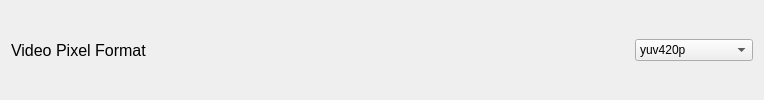
                                      <widget class="QWidget" name="widget_21" native="true">
                                       <layout class="QHBoxLayout" name="horizontalLayout_35">
                                        <item>
                                         <widget class="QLabel" name="encoderLabel_7">
                                          <property name="font">
                                           <font>
                                            <pointsize>12</pointsize>
                                           </font>
                                          </property>
                                          <property name="text">
                                           <string>Video Pixel Format</string>
                                          </property>
                                         </widget>
                                        </item>
                                        <item>
                                         <spacer name="horizontalSpacer_20">
                                          <property name="orientation">
                                           <enum>Qt::Orientation::Horizontal</enum>
                                          </property>
                                          <property name="sizeHint" stdset="0">
                                           <size>
                                            <width>469</width>
                                            <height>20</height>
                                           </size>
                                          </property>
                                         </spacer>
                                        </item>
                                        <item>
                                         <widget class="QLabel" name="label_58">
                                          <property name="maximumSize">
                                           <size>
                                            <width>25</width>
                                            <height>25</height>
                                           </size>
                                          </property>
                                          <property name="toolTip">
                                           <string>&lt;html&gt;&lt;head/&gt;&lt;body&gt;&lt;p&gt;&lt;span style=&quot; font-weight:700;&quot;&gt;Pixel Format&lt;/span&gt;&lt;/p&gt;&lt;p&gt;- D&lt;span style=&quot; font-family:'Droid Sans Mono','monospace','monospace'; font-size:9pt; color:#cccccc;&quot;&gt;efines how color information is stored for each pixel in a video frame.&lt;/span&gt;&lt;/p&gt;&lt;p&gt;&lt;span style=&quot; font-family:'Droid Sans Mono','monospace','monospace'; font-size:9pt; color:#cccccc;&quot;&gt;- yuv420p: Most common, removes the most information. &lt;/span&gt;(&lt;span style=&quot; font-weight:700;&quot;&gt;mkv, mp4, mov, avi, webm&lt;/span&gt;)&lt;/p&gt;&lt;p&gt;&lt;span style=&quot; font-family:'Droid Sans Mono','monospace','monospace'; font-size:9pt; color:#cccccc;&quot;&gt;- yuv422p: In between 420p and 444p. &lt;/span&gt;(&lt;span style=&quot; font-weight:700;&quot;&gt;mkv, mov, mp4&lt;/span&gt;)&lt;/p&gt;&lt;p&gt;&lt;span style=&quot; font-family:'Droid Sans Mono','monospace','monospace'; font-size:9pt; color:#cccccc;&quot;&gt;- yuv444p: Keeps the most information. &lt;/span&gt;(&lt;span style=&quot; font-weight:700;&quot;&gt;mkv, mov, mp4&lt;/span&gt;)&lt;br/&gt;&lt;/p&gt;&lt;p&gt;- &lt;span style=&quot; font-family:'Droid Sans Mono','monospace','monospace'; font-size:9pt; color:#cccccc;&quot;&gt;yuv 420/422/444 p10le: 10 bit version of each. (MKV and MP4 containers only) &lt;/span&gt;(&lt;span style=&quot; font-weight:700;&quot;&gt;mkv, mov, mp4&lt;/span&gt;)&lt;/p&gt;&lt;/body&gt;&lt;/html&gt;</string>
                                          </property>
                                          <property name="text">
                                           <string/>
                                          </property>
                                          <property name="pixmap">
                                           <pixmap resource="resources.qrc">:/icons/icons/info.svg</pixmap>
                                          </property>
                                          <property name="scaledContents">
                                           <bool>true</bool>
                                          </property>
                                         </widget>
                                        </item>
                                        <item>
                                         <widget class="QComboBox" name="video_pixel_format">
                                          <property name="minimumSize">
                                           <size>
                                            <width>0</width>
                                            <height>0</height>
                                           </size>
                                          </property>
                                          <item>
                                           <property name="text">
                                            <string>yuv420p</string>
                                           </property>
                                          </item>
                                          <item>
                                           <property name="text">
                                            <string>yuv422p</string>
                                           </property>
                                          </item>
                                          <item>
                                           <property name="text">
                                            <string>yuv444p</string>
                                           </property>
                                          </item>
                                          <item>
                                           <property name="text">
                                            <string>yuv420p (10 bit)</string>
                                           </property>
                                          </item>
                                          <item>
                                           <property name="text">
                                            <string>yuv422p (10 bit)</string>
                                           </property>
                                          </item>
                                          <item>
                                           <property name="text">
                                            <string>yuv444p (10 bit)</string>
                                           </property>
                                          </item>
                                         </widget>
                                        </item>
                                       </layout>
                                      </widget>
